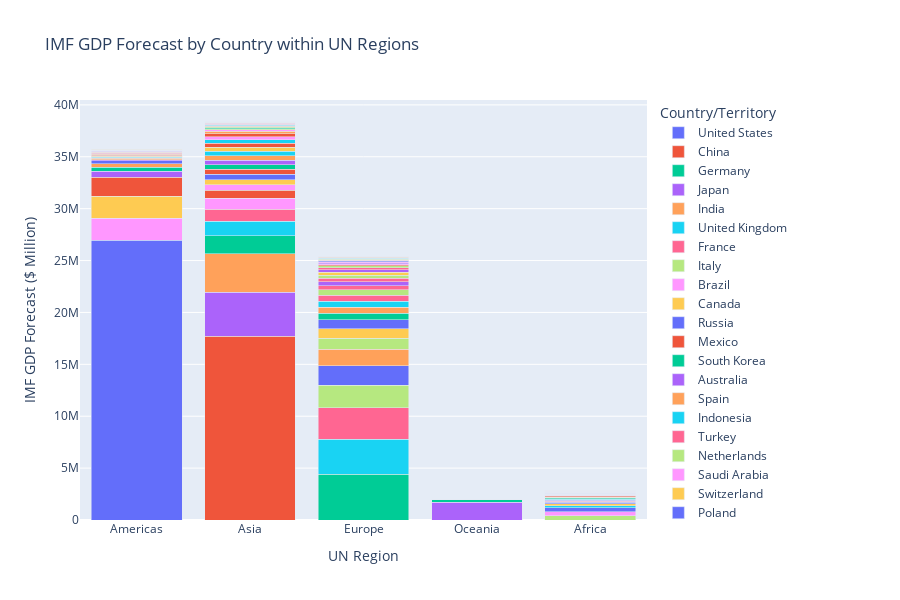

Write notebook code for a chart like this one.
### Code cell
import plotly.express as px
import pandas as pd
chart['IMF Forecast'] = pd.to_numeric(chart['IMF Forecast'], errors='coerce')

chart_filtered = chart[chart['Country/Territory'] != 'World']

fig = px.bar(chart_filtered,
             x='UN Region',
             y='IMF Forecast',
             color='Country/Territory', 
             title='IMF GDP Forecast by Country within UN Regions',
             labels={'IMF Forecast': 'IMF GDP Forecast ($ Million)'},
             height=600,
             barmode='stack')

fig.update_traces(hovertemplate='Country/Territory: %{label}<br>IMF Forecast: %{value}')
fig.show()
